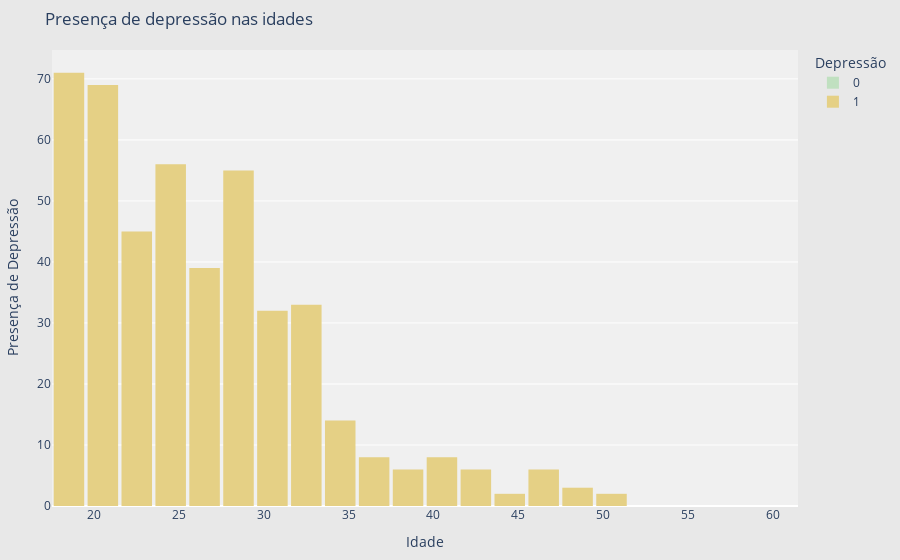

The cell this chart's notebook holds for it:
### Markdown cell above
No gráfico acima podemos observar que a média das pessoas que possuem hábitos alimentares saudáveis ou moderados relatam não ter depressão, enquanto pessoas que relataram ter habitos alimentares não saudáveis afirmaram ter depressão, o que indica que a boa alimentação tem uma ligação direta com a prevensão da depressão

### Code cell
fig = px.histogram(
    df,
    x="Age",
    y="Depression",
    title="Presença de depressão nas idades",
    color="Depression", 
    color_discrete_map={
        0: "#C0E0C0",  
        1: "#E5D085"   
    }
)
fig.update_layout(
    plot_bgcolor="#F0F0F0",
    paper_bgcolor="#E8E8E8",  
    xaxis=dict(
    title="Idade",),
    yaxis=dict(title="Presença de Depressão",),
    legend=dict(title="Depressão", ),
    margin=dict(t=50, b=50, l=50,  r=50),
    bargap=0.1
)

fig.show()

### Figure 1 — Plotly figure (JSON) as saved in the notebook; plotly's stock layout.template omitted (floating-point values rounded to 4 significant figures; data arrays with more than 128 entries replaced by an {"elided": "..."} marker saying what was removed)
{"data": [{"alignmentgroup": "True", "bingroup": "x", "histfunc": "sum", "hovertemplate": "Depression=0<br>Age=%{x}<br>sum of Depression=%{y}<extra></extra>", "legendgroup": "0", "marker": {"color": "#C0E0C0", "pattern": {"shape": ""}}, "name": "0", "offsetgroup": "0", "orientation": "v", "showlegend": true, "type": "histogram", "x": {"elided": "2101 int values"}, "xaxis": "x", "y": {"elided": "2101 int values"}, "yaxis": "y"}, {"alignmentgroup": "True", "bingroup": "x", "histfunc": "sum", "hovertemplate": "Depression=1<br>Age=%{x}<br>sum of Depression=%{y}<extra></extra>", "legendgroup": "1", "marker": {"color": "#E5D085", "pattern": {"shape": ""}}, "name": "1", "offsetgroup": "1", "orientation": "v", "showlegend": true, "type": "histogram", "x": {"elided": "455 int values"}, "xaxis": "x", "y": {"elided": "455 int values"}, "yaxis": "y"}], "layout": {"bargap": 0.1, "barmode": "relative", "legend": {"title": {"text": "Depressão"}, "tracegroupgap": 0}, "margin": {"b": 50, "l": 50, "r": 50, "t": 50}, "paper_bgcolor": "#E8E8E8", "plot_bgcolor": "#F0F0F0", "title": {"text": "Presença de depressão nas idades"}, "xaxis": {"anchor": "y", "domain": [0, 1], "title": {"text": "Idade"}}, "yaxis": {"anchor": "x", "categoryarray": [1, 0], "categoryorder": "array", "domain": [0, 1], "title": {"text": "Presença de Depressão"}}}}
